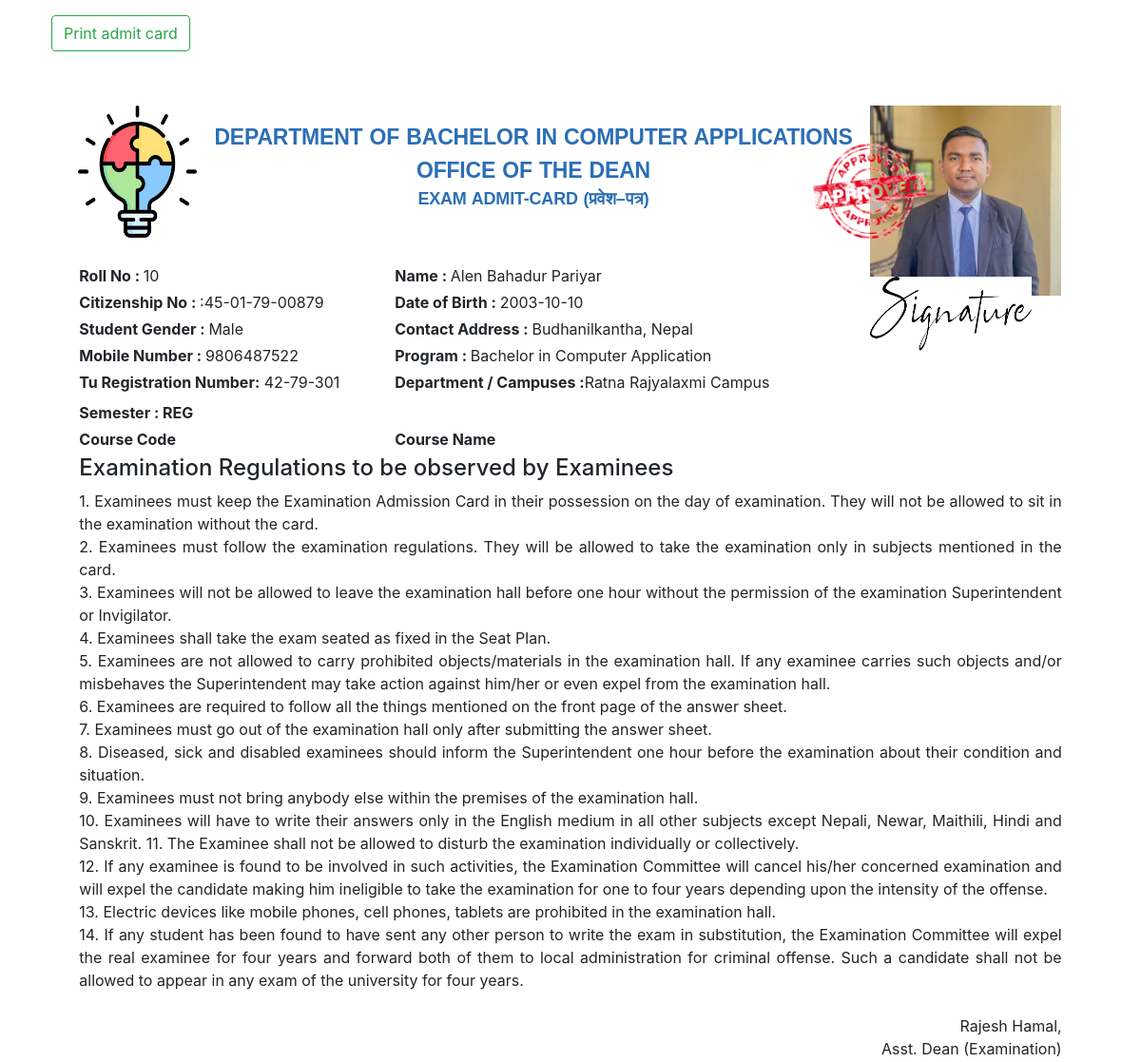
The app's page /student-portal/admitcard.php (signed in) with its own data.
### tables this page shows
CREATE TABLE `programme` (
  `pid` int(11) NOT NULL,
  `name` varchar(255) NOT NULL
);

CREATE TABLE `college` (
  `cid` int(11) NOT NULL,
  `name` varchar(255) NOT NULL,
  `email` varchar(255) NOT NULL,
  `password` varchar(255) NOT NULL
);

### adminInfo.php (called while the page is built, shortened)
<?php
    include_once 'db.php';
    $adminInfo = mysqli_query($db,"SELECT * FROM `admin`");
    $adminInfo = mysqli_fetch_assoc($adminInfo);
    $adminName = $adminInfo['uname'];
    $logo = $adminInfo['logo'];
?>

### student-portal/admitcard.php (the view, shortened to what this page needs)
<?php
include './adminInfo.php';
include "./db.php";
$usr = $_SESSION['user'];
$uid = $usr['id'];
$examInfo = mysqli_query($db,"SELECT * FROM `application` WHERE `sid`='$uid'");
$examInfo = mysqli_fetch_assoc($examInfo);
?>
<!DOCTYPE html>
<html lang="en">
<head>
    <link href="http://localhost/exam-registration-system/student-portal/style-ad.css" rel="stylesheet" />
    <link href="http://localhost/exam-registration-system/student-portal/admitcard-style.css" rel="stylesheet" />
</head>
<body>
    <div class="container my-3">
    <a id="btnprint" class="btn btn-outline-success noprint">Print admit card</a>
    </div>
    <div class="container">
        <br />
        <center>
            <table width="95%" border="0">
                <thead class="thead-light">
                    <tr>
                        <td width="10%" valign="top">
                            <div align="center">
                                <center><img src="<?php echo substr($logo,1); ?>"
                                        width="125" height="139" /></center>
                            </div>
                        </td>
                        <td width="70%" valign="top">
                            <center>
                                <p>
                                <div class="txtheading"><?php echo $adminName; ?></div>
                                <div class="txtheading">Office of the Dean</div>
                                <div class="txtsubheading">Exam Admit-Card (प्रवेश–पत्र)</div>
                                </p>
                            </center>
                        </td>
                        <td width="20%">
                            <div class="main">
                                <img src="<?php echo $usr['profile_img']; ?>"
                                    style="height: 200px;width: auto;" />
                                <div class="overlay">
                                    <img src="http://localhost/exam-registration-system/assets/approved.png" height="100px"
                                        width="120px">
                                </div>
                                <div class="overlaysign">
                                    <img src="<?php echo $usr['sign_img'] ?>"
                                        height="78px" width="170px">
                                </div>
                            </div>
                        </td>
                    </tr>
                </thead>
            </table>
            <table width="95%" border="0" cellpadding="2" cellspacing="10">
                <thead class="thead-light">
                    <tr>
                        <td width="32%" valign="top">
                            <div align="left"><strong>Roll No : </strong> <?php echo $usr['id']; ?> </div>
                        </td>
                        <td width="68%" valign="top">
                            <div align="left"> <strong>Name : </strong> <?php echo $usr['name']; ?> </div>
                        </td>
                    </tr>
                    <tr>
                        <td valign="top"><strong>Citizenship No : </strong>:<?php echo $usr['citizenshipno']; ?></td>
                        <td valign="top">
                            <div align="left"><strong>Date of Birth : </strong><?php echo $usr['dob']; ?></div>
                        </td>
                    </tr>
                    <tr>
                        <td valign="top">
                            <?php
                            if($usr['gender']==0)
                            {
                                $gender = "Male";
                            }else if($usr['gender']==1){
                                $gender = "Female";
                            }else{
                                $gender = "Third Gender";
                            }
                            ?>
                            <div align="left"> <strong> Student Gender : </strong><?php echo $gender; ?></div>
                        </td>
                        <td valign="top">
                            <div align="left">
                                <strong>Contact Address : </strong> <?php echo $usr['temporary_address']; ?>
                            </div>
                        </td>
                    </tr>
                    <tr>
                        <td valign="top">
                            <div align="left"><strong>Mobile Number : </strong> <?php echo $usr['phone']; ?> </div>
                        </td>
                        <?php
                            $programme = $usr['programme_id'];
                            $programme = mysqli_query($db,"SELECT * FROM `programme` WHERE `pid`='$programme'");
                            $programme = mysqli_fetch_assoc($programme);
                            $programme = $programme['name'];
                        ?>
                        <td valign="top">
                            <div align="left"><strong>Program : </strong> <?php echo $programme; ?></div>
                        </td>
                    </tr>
                    <tr>
                        <td valign="top">
                            <div align="left"><strong>Tu Registration Number:</strong> <?php echo $usr['registration_number']; ?>
                        </td>
                        <?php
                            $college = $usr['college_id'];
                            $college = mysqli_query($db,"SELECT * FROM `college` WHERE `cid`='$college'");
                            $college = mysqli_fetch_assoc($college);
                            $college = $college['name'];
                        ?>
                        <td valign="top">
                            <div align="left"><strong>Department / Campuses :</strong><?php echo $college; ?></div>
                        </td>
                    </tr>
                    <tr>
                    <tr>
                        <td valign="top"></td>
                        <td valign="top"></td>
                    </tr>
                    <tr>
                        <td colspan="2">
                            <?php
                            if($examInfo['exam_type']==0)
                            {
                                $examType = "REG";
                            }else{
                                $examType ="BACK";
                            }
                            ?>
                            <strong>Semester : <?php echo $examInfo['semester']." ".$examType; ?></strong>
                        </td>
                    </tr>
                    <tr>
                        <td><strong>Course Code</strong></td>
                        <td><strong>Course Name</strong></td>
                    </tr>
                    <tr height="23">
                        <td colspan="3" valign="top">
                            <strong>
                                <h4>
                                    Examination Regulations to be observed by Examinees </h4>
                            </strong>
                            <p class="text-justify">
                                1. Examinees must keep the Examination Admission Card in their possession on the day of
                                examination. They will not be allowed to sit in the examination without the card.
                                <br />
                                2. Examinees must follow the examination regulations. They will be allowed to take the
                                examination only in subjects mentioned in the card.
                                <br />
                                3. Examinees will not be allowed to leave the examination hall before one hour without
                                the permission of the examination Superintendent or Invigilator.
                                <br />
                                4. Examinees shall take the exam seated as fixed in the Seat Plan.
                                <br />
                                5. Examinees are not allowed to carry prohibited objects/materials in the examination
                                hall. If any examinee carries such objects and/or misbehaves the Superintendent may take
                                action against him/her or even expel from the examination hall.
                                <br />
                                6. Examinees are required to follow all the things mentioned on the front page of the
                                answer sheet.
                                <br />
                                7. Examinees must go out of the examination hall only after submitting the answer sheet.
                                <br />
                                8. Diseased, sick and disabled examinees should inform the Superintendent one hour
                                before the examination about their condition and situation.
                                <br />
                                9. Examinees must not bring anybody else within the premises of the examination hall.
                                <br />
                                10. Examinees will have to write their answers only in the English medium in all other
                                subjects except Nepali, Newar, Maithili, Hindi and Sanskrit.
                                11. The Examinee shall not be allowed to disturb the examination individually or
                                collectively.
                                <br />
                                12. If any examinee is found to be involved in such activities, the Examination
                                Committee will cancel his/her concerned examination and will expel the candidate making
                                him ineligible to take the examination for one to four years depending upon the
                                intensity of the offense.
                                <br />
                                13. Electric devices like mobile phones, cell phones, tablets are prohibited in the
                                examination hall.
                                <br />
                                14. If any student has been found to have sent any other person to write the exam in
                                substitution, the Examination Committee will expel the real examinee for four years and
                                forward both of them to local administration for criminal offense. Such a candidate
                                shall not be allowed to appear in any exam of the university for four years.
                            </p>
                        </td>
                    </tr>
                    <tr>
                        <td valign="top">
                        </td>
                        <td valign="top">
    </div>
    <td valign="top">
    </td>
    <td valign="top">
        <div align="right"> Rajesh Hamal,<br /> Asst. Dean (Examination)
    </td>
</body>
</html>

### student-portal/admitcard-style.css (style rules this page uses)
.txtheading { font-family: "Lucida Sans Unicode", "Lucida Grande", sans-serif; font-size: 23px; letter-spacing: -0.2px; word-spacing: 1px; color: #2B6EB5; font-weight: 700; text-decoration: none solid rgb(68, 68, 68); font-style: normal; font-variant: normal; text-transform: uppercase; }
.txtsubheading { font-family: "Lucida Sans Unicode", "Lucida Grande", sans-serif; font-size: 18px; letter-spacing: -0.2px; word-spacing: 1px; color: #2B6EB5; font-weight: 700; text-decoration: none solid rgb(68, 68, 68); font-style: normal; font-variant: normal; text-transform: uppercase; }
.main { position:relative; height:140px; width:140px; }
.overlay { position:absolute; top:40px; right:60px; height:140px; width:140px; }
.overlaysign { position:absolute; top:180px; height:140px; width:140px; }

### records on screen
programme: name "Bachelor in Computer Application"
college: name "Ratna Rajyalaxmi Campus"

### other values on screen
$adminName "DEPARTMENT OF BACHELOR IN COMPUTER APPLICATIONS"
$usr['id'] "10"
$usr['name'] "Alen Bahadur Pariyar"
$usr['citizenshipno'] "45-01-79-00879"
$usr['dob'] "2003-10-10"
$gender "Male"
$usr['temporary_address'] "Budhanilkantha, Nepal"
$usr['phone'] "9806487522"
$usr['registration_number'] "42-79-301"
$examType "REG"
